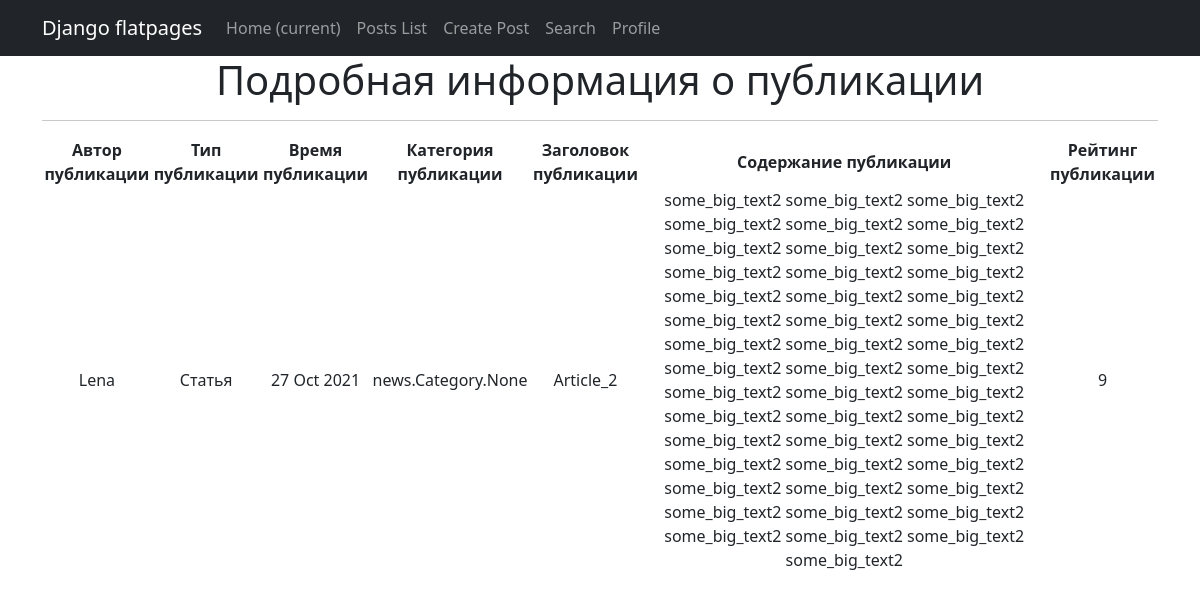
Page /posts/2/ on the earlier database version.
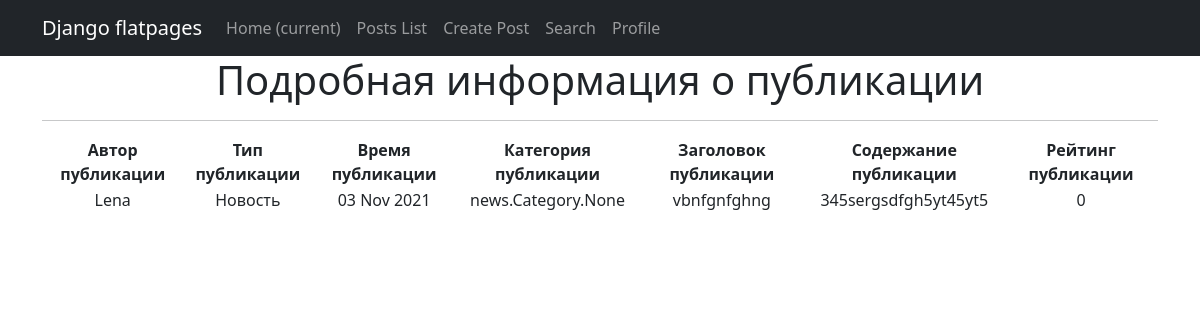
Same page on the later database version.
### news/models.py (models this page shows, shortened)
class Post(models.Model):
    article = 'AR'
    news = 'NW'
    kind = [
        (article, 'Статья'),
        (news, 'Новость')
    ]
    author = models.ForeignKey(Author, on_delete=models.CASCADE)
    view = models.CharField(max_length=2, choices=kind, default=article)
    time_of_creation = models.DateTimeField(auto_now_add=True)
    post_category = models.ManyToManyField(Category, through='PostCategory')
    title = models.CharField(max_length=128)
    text = models.TextField()
    post_rating = models.IntegerField(default=0)
    class Meta:
        verbose_name = 'Публикация'
        verbose_name_plural = 'Публикации'

class Author(models.Model):
    author_user = models.OneToOneField(User, on_delete=models.CASCADE)
    author_rating = models.IntegerField(default=0)
    class Meta:
        verbose_name = 'Автор'
        verbose_name_plural = 'Авторы'
    def __str__(self):
        return f'{self.author_user}'

### news/views.py (the view)
# urls.py: path('<int:pk>/', PostDetailView.as_view(), name='post_detail'),
class PostDetailView(DetailView):
    template_name = 'news/post_detail.html'
    queryset = Post.objects.all()

### templates/news/post_detail.html (shortened to what this page needs)
{% extends 'default.html' %}
{% block content %}
<h1>Подробная информация о публикации</h1>
  <hr>
<table>
    <thead>
        <th>
            <b>Автор публикации</b>
        </th>
        <th>
            <b>Тип публикации</b>
        </th>
        <th>
            <b>Время публикации</b>
        </th>
        <th>
            <b>Категория публикации</b>
        </th>
        <th>
            <b>Заголовок публикации</b>
        </th>
        <th>
            <b>Содержание публикации</b>
        </th>
        <th>
            <b>Рейтинг публикации</b>
        </th>
    </thead>
    <tr>
        <td>
            {{ post.author }}
        </td>
        <td>
            {{ post.get_view_display}}
        </td>
        <td>
            {{ post.time_of_creation|date:'d M Y' }}
        </td>
        <td>
            {{ post.post_category}}
        </td>
        <td>
            {{ post.title }}
        </td>
        <td>
            {{ post.text }}
        </td>
        <td>
            {{ post.post_rating }}
        </td>
    </tr>
</table>
<br>
{% endblock content %}

Differences in the rows shown:
changed Post "news.Category.None": view "Статья" → "Новость"; time_of_creation "27 Oct 2021" → "03 Nov 2021"; title "Article_2" → "vbnfgnfghng"; text "some_big_text2 some_big_text2 some_big_text2 some_big_text2 some_big_text2 some_big_text2 some_big_text2 some_big_text2 some_big_text2 some_big_text2 some_big_text2 some_big_text2 some_big_text2 some_big_text2 some_big_text2 some_big_text2 some_big_text2 some_big_text2 some_big_text2 some_big_text2 some_big_text2 some_big_text2 some_big_text2 some_big_text2 some_big_text2 some_big_text2 some_big_text2 some_big_text2 some_big_text2 some_big_text2 some_big_text2 some_big_text2 some_big_text2 some_big_text2 some_big_text2 some_big_text2 some_big_text2 some_big_text2 some_big_text2 some_big_text2 some_big_text2 some_big_text2 some_big_text2 some_big_text2 some_big_text2 some_big_text2" → "345sergsdfgh5yt45yt5"; post_rating "9" → "0"
